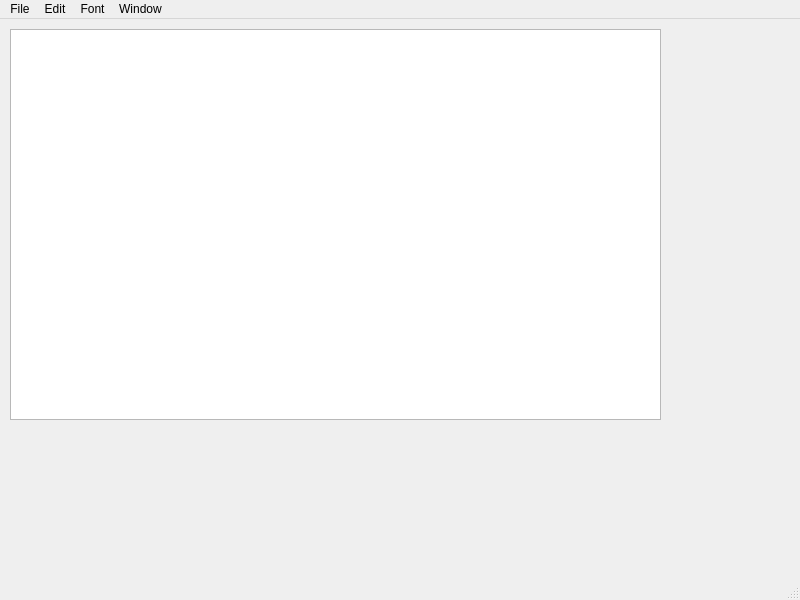
<?xml version="1.0" encoding="UTF-8"?>
<ui version="4.0">
 <class>Notepad</class>
 <widget class="QMainWindow" name="Notepad">
  <property name="geometry">
   <rect>
    <x>0</x>
    <y>0</y>
    <width>800</width>
    <height>600</height>
   </rect>
  </property>
  <property name="windowTitle">
   <string>MainWindow</string>
  </property>
  <widget class="QWidget" name="centralwidget">
   <widget class="QTextEdit" name="textEdit">
    <property name="geometry">
     <rect>
      <x>10</x>
      <y>10</y>
      <width>651</width>
      <height>391</height>
     </rect>
    </property>
   </widget>
  </widget>
  <widget class="QMenuBar" name="menubar">
   <property name="geometry">
    <rect>
     <x>0</x>
     <y>0</y>
     <width>800</width>
     <height>24</height>
    </rect>
   </property>
   <widget class="QMenu" name="menuNew">
    <property name="title">
     <string>File</string>
    </property>
    <addaction name="separator"/>
    <addaction name="actionNew"/>
    <addaction name="actionOpen"/>
    <addaction name="actionSave"/>
    <addaction name="actionSaveAs"/>
    <addaction name="separator"/>
    <addaction name="actionPrint"/>
    <addaction name="separator"/>
    <addaction name="actionExit"/>
   </widget>
   <widget class="QMenu" name="menuEdit">
    <property name="title">
     <string>Edit</string>
    </property>
    <addaction name="actionCopy"/>
    <addaction name="actionPaste"/>
    <addaction name="actionCut"/>
    <addaction name="separator"/>
    <addaction name="actionUndo"/>
    <addaction name="actionRedo"/>
   </widget>
   <widget class="QMenu" name="menufont">
    <property name="title">
     <string>Font</string>
    </property>
    <addaction name="actionSelect_Font"/>
    <addaction name="separator"/>
    <addaction name="actionBold"/>
    <addaction name="actionItalic"/>
    <addaction name="actionUnderline"/>
   </widget>
   <widget class="QMenu" name="menuWindow">
    <property name="title">
     <string>Window</string>
    </property>
    <addaction name="actionMaximise"/>
    <addaction name="actionMinimise"/>
    <addaction name="actionZoom_in"/>
    <addaction name="actionZoom_out"/>
   </widget>
   <addaction name="menuNew"/>
   <addaction name="menuEdit"/>
   <addaction name="menufont"/>
   <addaction name="menuWindow"/>
  </widget>
  <widget class="QStatusBar" name="statusbar"/>
  <action name="actionNew">
   <property name="icon">
    <iconset resource="resources.qrc">
     <normaloff>:/icons/icons/new.png</normaloff>:/icons/icons/new.png</iconset>
   </property>
   <property name="text">
    <string>New</string>
   </property>
   <property name="shortcut">
    <string>Ctrl+N</string>
   </property>
  </action>
  <action name="actionOpen">
   <property name="icon">
    <iconset resource="resources.qrc">
     <normaloff>:/icons/icons/open.png</normaloff>:/icons/icons/open.png</iconset>
   </property>
   <property name="text">
    <string>Open</string>
   </property>
   <property name="shortcut">
    <string>Ctrl+O</string>
   </property>
  </action>
  <action name="actionSave">
   <property name="icon">
    <iconset resource="resources.qrc">
     <normaloff>:/icons/icons/save.png</normaloff>:/icons/icons/save.png</iconset>
   </property>
   <property name="text">
    <string>Save</string>
   </property>
   <property name="shortcut">
    <string>Ctrl+S</string>
   </property>
  </action>
  <action name="actionSaveAs">
   <property name="icon">
    <iconset resource="resources.qrc">
     <normaloff>:/icons/icons/saveAs.png</normaloff>:/icons/icons/saveAs.png</iconset>
   </property>
   <property name="text">
    <string>Save As</string>
   </property>
   <property name="shortcut">
    <string>Ctrl+Shift+S</string>
   </property>
  </action>
  <action name="actionCopy">
   <property name="icon">
    <iconset resource="resources.qrc">
     <normaloff>:/icons/icons/copy.png</normaloff>:/icons/icons/copy.png</iconset>
   </property>
   <property name="text">
    <string>Copy</string>
   </property>
   <property name="shortcut">
    <string>Ctrl+C</string>
   </property>
  </action>
  <action name="actionCut">
   <property name="icon">
    <iconset resource="resources.qrc">
     <normaloff>:/icons/icons/cut.png</normaloff>:/icons/icons/cut.png</iconset>
   </property>
   <property name="text">
    <string>Cut</string>
   </property>
   <property name="shortcut">
    <string>Ctrl+X</string>
   </property>
  </action>
  <action name="actionUndo">
   <property name="icon">
    <iconset resource="resources.qrc">
     <normaloff>:/icons/icons/undo.png</normaloff>:/icons/icons/undo.png</iconset>
   </property>
   <property name="text">
    <string>Undo</string>
   </property>
   <property name="shortcut">
    <string>Ctrl+Z</string>
   </property>
  </action>
  <action name="actionRedo">
   <property name="icon">
    <iconset resource="resources.qrc">
     <normaloff>:/icons/icons/redo.png</normaloff>:/icons/icons/redo.png</iconset>
   </property>
   <property name="text">
    <string>Redo</string>
   </property>
   <property name="shortcut">
    <string>Ctrl+Shift+Z</string>
   </property>
  </action>
  <action name="actionPrint">
   <property name="icon">
    <iconset resource="resources.qrc">
     <normaloff>:/icons/icons/print.png</normaloff>:/icons/icons/print.png</iconset>
   </property>
   <property name="text">
    <string>Print...</string>
   </property>
   <property name="shortcut">
    <string>Ctrl+P</string>
   </property>
  </action>
  <action name="actionExit">
   <property name="icon">
    <iconset resource="resources.qrc">
     <normaloff>:/icons/icons/close.png</normaloff>:/icons/icons/close.png</iconset>
   </property>
   <property name="text">
    <string>Exit</string>
   </property>
   <property name="shortcut">
    <string>Ctrl+Q</string>
   </property>
  </action>
  <action name="actionPaste">
   <property name="icon">
    <iconset resource="resources.qrc">
     <normaloff>:/icons/icons/paste.png</normaloff>:/icons/icons/paste.png</iconset>
   </property>
   <property name="text">
    <string>Paste</string>
   </property>
   <property name="shortcut">
    <string>Ctrl+V</string>
   </property>
  </action>
  <action name="actionSelect_Font">
   <property name="icon">
    <iconset resource="resources.qrc">
     <normaloff>:/icons/icons/font.png</normaloff>:/icons/icons/font.png</iconset>
   </property>
   <property name="text">
    <string>Select Font</string>
   </property>
  </action>
  <action name="actionBold">
   <property name="icon">
    <iconset resource="resources.qrc">
     <normaloff>:/icons/icons/bold.png</normaloff>:/icons/icons/bold.png</iconset>
   </property>
   <property name="text">
    <string>Bold</string>
   </property>
   <property name="shortcut">
    <string>Ctrl+B</string>
   </property>
  </action>
  <action name="actionUnderline">
   <property name="icon">
    <iconset resource="resources.qrc">
     <normaloff>:/icons/icons/underline.png</normaloff>:/icons/icons/underline.png</iconset>
   </property>
   <property name="text">
    <string>Underline</string>
   </property>
   <property name="shortcut">
    <string>Ctrl+U</string>
   </property>
  </action>
  <action name="actionItalic">
   <property name="icon">
    <iconset resource="resources.qrc">
     <normaloff>:/icons/icons/italic.png</normaloff>:/icons/icons/italic.png</iconset>
   </property>
   <property name="text">
    <string>Italic</string>
   </property>
   <property name="shortcut">
    <string>Ctrl+I</string>
   </property>
  </action>
  <action name="actionMinimise">
   <property name="icon">
    <iconset resource="resources.qrc">
     <normaloff>:/icons/icons/minimise.png</normaloff>:/icons/icons/minimise.png</iconset>
   </property>
   <property name="text">
    <string>Minimise</string>
   </property>
   <property name="shortcut">
    <string>Ctrl+M</string>
   </property>
  </action>
  <action name="actionZoom_in">
   <property name="icon">
    <iconset resource="resources.qrc">
     <normaloff>:/icons/icons/zoomIn.png</normaloff>:/icons/icons/zoomIn.png</iconset>
   </property>
   <property name="text">
    <string>Zoom in</string>
   </property>
   <property name="shortcut">
    <string>Ctrl+=</string>
   </property>
  </action>
  <action name="actionZoom_out">
   <property name="icon">
    <iconset resource="resources.qrc">
     <normaloff>:/icons/icons/zoomOut.png</normaloff>:/icons/icons/zoomOut.png</iconset>
   </property>
   <property name="text">
    <string>Zoom out</string>
   </property>
   <property name="shortcut">
    <string>Ctrl+-</string>
   </property>
  </action>
  <action name="actionMaximise">
   <property name="icon">
    <iconset resource="resources.qrc">
     <normaloff>:/icons/icons/maximise.png</normaloff>:/icons/icons/maximise.png</iconset>
   </property>
   <property name="text">
    <string>Maximise</string>
   </property>
   <property name="shortcut">
    <string>Ctrl+Shift+M</string>
   </property>
  </action>
 </widget>
 <resources>
  <include location="resources.qrc"/>
 </resources>
 <connections/>
</ui>
